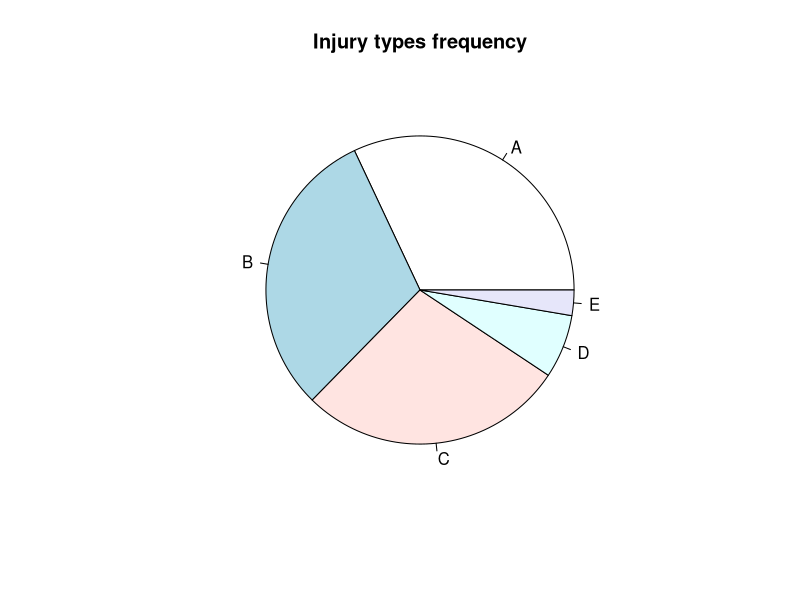
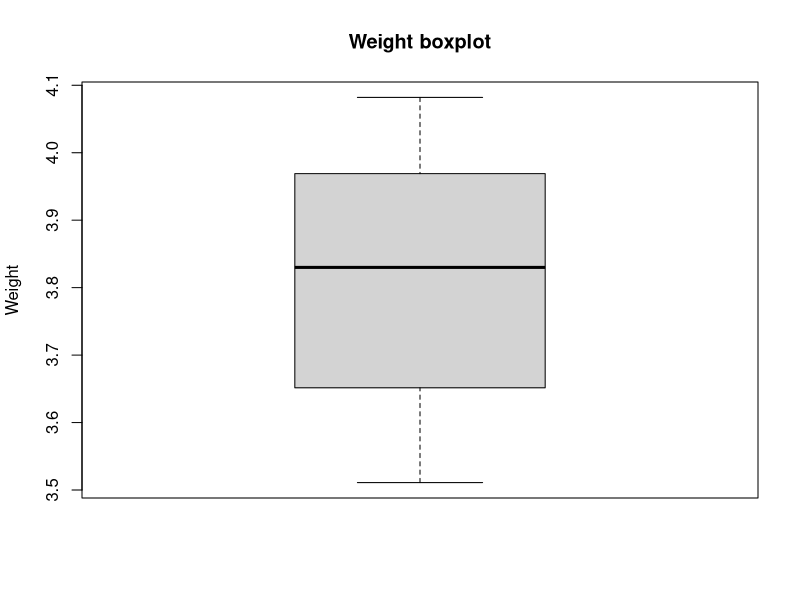
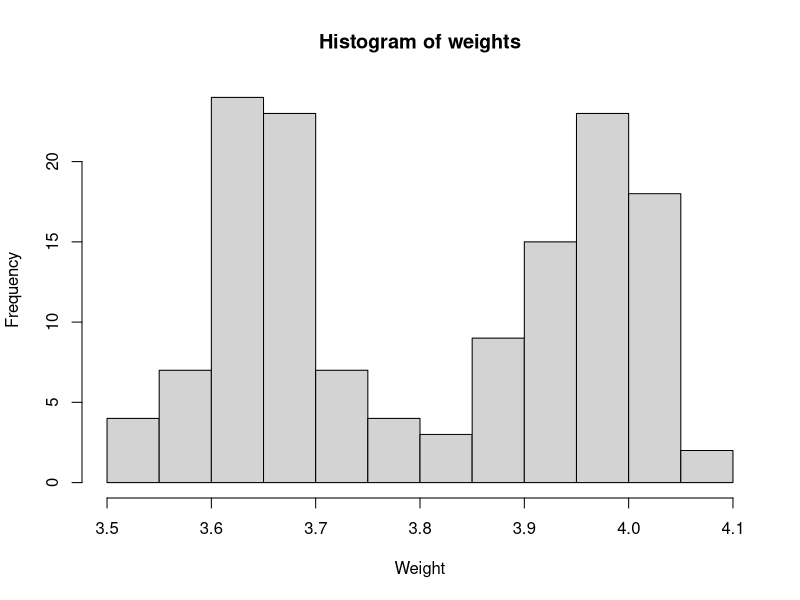
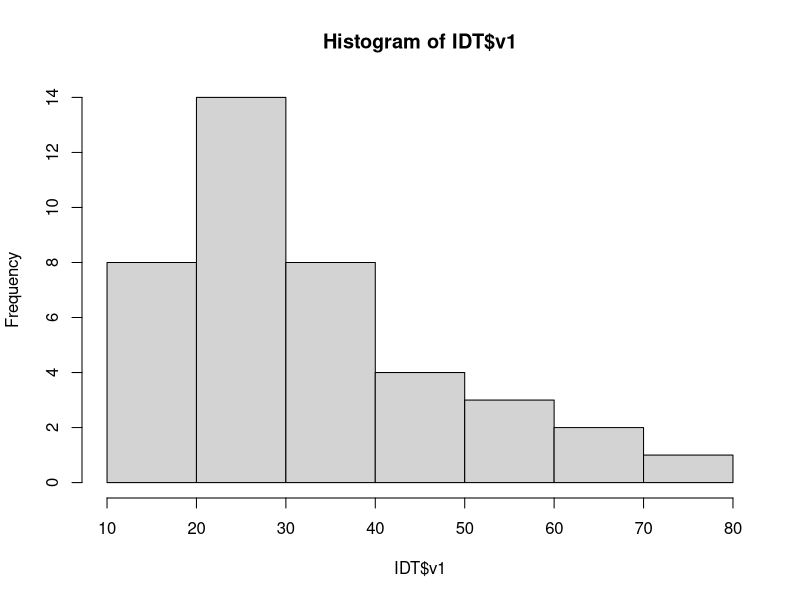

Recreate these plots in R, in order.
temps = c(953, 955, 948, 951, 949, 954, 950, 959)

print(mean(temps))
print(sd(temps))
print(median(temps))
print(summary(temps))

injury = read.csv('injury.csv')

injuryTable = table(injury)

# barplot(injuryTable, xlab="Injury", ylab="Number of cases", main="Injury types frequency", col="blue")
pie(injuryTable, main="Injury types frequency")


weights = read.csv('weight.csv')

print(mean(weights$Weight))

print(var(weights$Weight))

print(fivenum(weights$Weight))

boxplot(weights, ylab='Weight', main="Weight boxplot")

hist(weights$Weight, xlab='Weight', main="Histogram of weights")


IDT = read.csv('IDT.csv')
transformedIDT = log10(IDT)
hist(IDT$v1)






